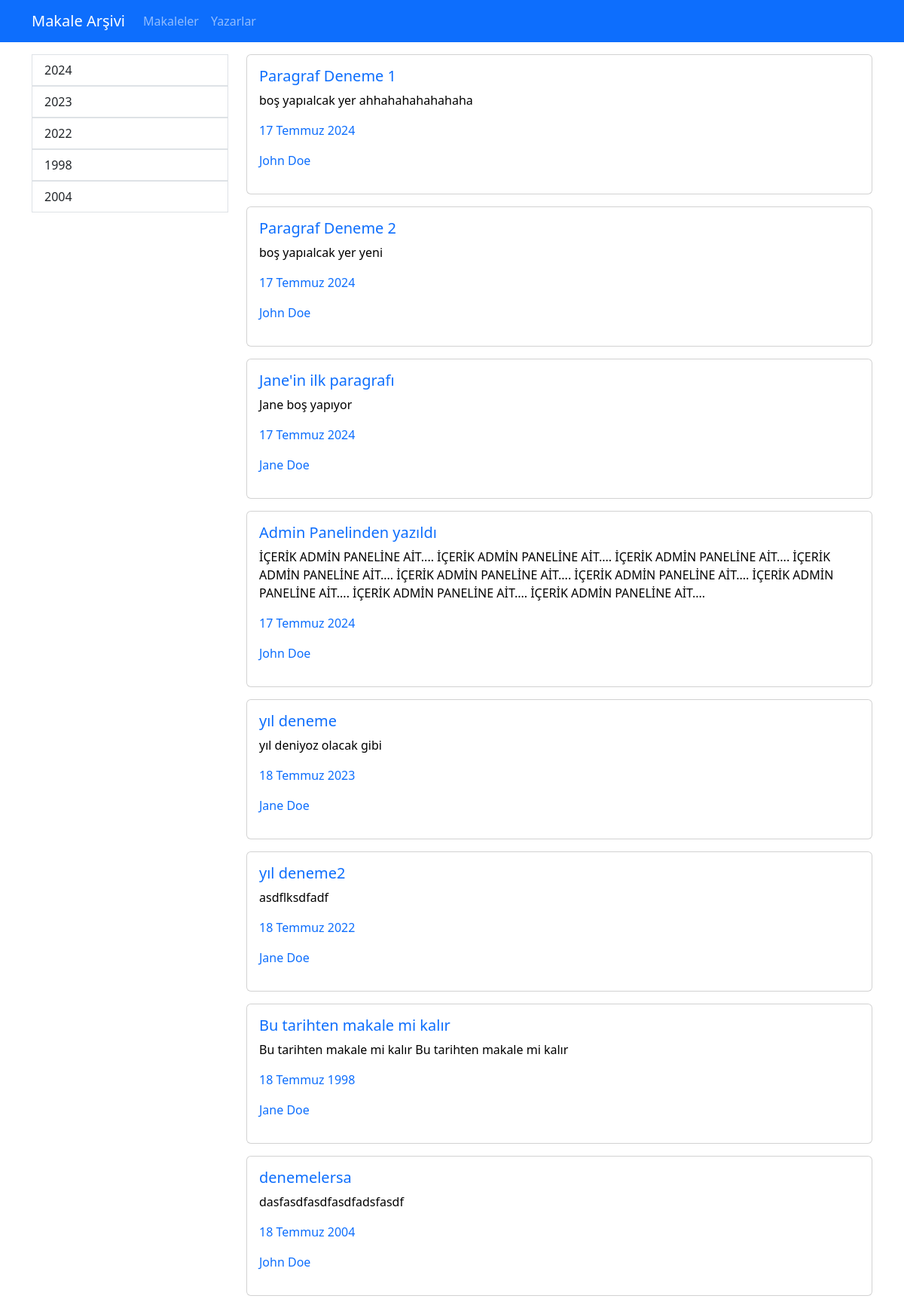
The page / on the database its author committed.
### library/models.py (models this page shows, shortened)
class Article(models.Model):
    pub_date = models.DateField()
    headline = models.CharField(max_length=200)
    content = models.TextField()
    reporter = models.ForeignKey(Reporter, on_delete=models.CASCADE)
    slug = models.SlugField(blank=True, unique=True, db_index=True, editable = False)

class Reporter(models.Model):
    full_name = models.CharField(max_length= 80)
    slug = models.SlugField(blank=True, unique=True, db_index=True, editable = False)
    def __str__(self):
        return self.full_name

### library/views.py (the view)
# urls.py: path("", views.index , name="home" ),
def index(request):
    context = {"reporters": Reporter.objects.all(), "articles": Article.objects.all(), "years":getyears}
    return render(request, 'libraries/index.html', context)

### library/views.py (called while the page is built)
def getyears():
    years = []
    for article in Article.objects.all():
        if article.pub_date.year not in years:
            years.append(article.pub_date.year)
    return years

### library/templates/libraries/index.html (shortened to what this page needs)
{% extends "base.html" %}
{% block content %}
<div class="container mt-3">
    <div class="row">
        {% include 'partials/_sidebar.html' %}
        <div class="col-9">
            {% for article in articles%}
                {% include 'libraries/partials/_card.html'%}
            {% endfor %}
        </div>
        </div>
    </div>
{% endblock %}

### library/templates/libraries/partials/_card.html
<div class="card w-100 mb-3">
  <a href = {% url 'article_detail' article.slug %} style="text-decoration:none; color:black;">
    <div class="card-body">
      <h5 class="card-title text-primary">
         {{article.headline}}
      </h5>
      <p class="card-text"> {{article.content}} </p>
      <p class="text-primary", style="padding-left:max;"> {{article.pub_date}} </p>
      <p class="text-primary", style="padding-left:max;"> {{article.reporter}} </p>
    </div>
  </a>
  </div>

### rows shown on the page
Article: headline "Paragraf Deneme 1", content "boş yapıalcak yer ahhahahahahahaha", pub_date "17 Temmuz 2024", reporter "John Doe"
Article: headline "Paragraf Deneme 2", content "boş yapıalcak yer yeni", pub_date "17 Temmuz 2024", reporter "John Doe"
Article: headline "Jane'in ilk paragrafı", content "Jane boş yapıyor", pub_date "17 Temmuz 2024", reporter "Jane Doe"
Article: headline "Admin Panelinden yazıldı", content "İÇERİK ADMİN PANELİNE AİT.... İÇERİK ADMİN PANELİNE AİT.... İÇERİK ADMİN PANELİNE AİT.... İÇERİK ADMİN PANELİNE AİT.... İÇERİK ADMİN PANELİNE AİT.... İÇERİK ADMİN PANELİNE AİT.... İÇERİK ADMİN PANELİNE AİT.... İÇERİK ADMİN PANELİNE AİT.... İÇERİK ADMİN PANELİNE AİT....", pub_date "17 Temmuz 2024", reporter "John Doe"
Article: headline "yıl deneme", content "yıl deniyoz olacak gibi", pub_date "18 Temmuz 2023", reporter "Jane Doe"
Article: headline "yıl deneme2", content "asdflksdfadf", pub_date "18 Temmuz 2022", reporter "Jane Doe"
Article: headline "Bu tarihten makale mi kalır", content "Bu tarihten makale mi kalır Bu tarihten makale mi kalır", pub_date "18 Temmuz 1998", reporter "Jane Doe"
Article: headline "denemelersa", content "dasfasdfasdfasdfadsfasdf", pub_date "18 Temmuz 2004", reporter "John Doe"

### other values the page prints
{{ year }} "2024" "2023" "2022" "1998" "2004"
